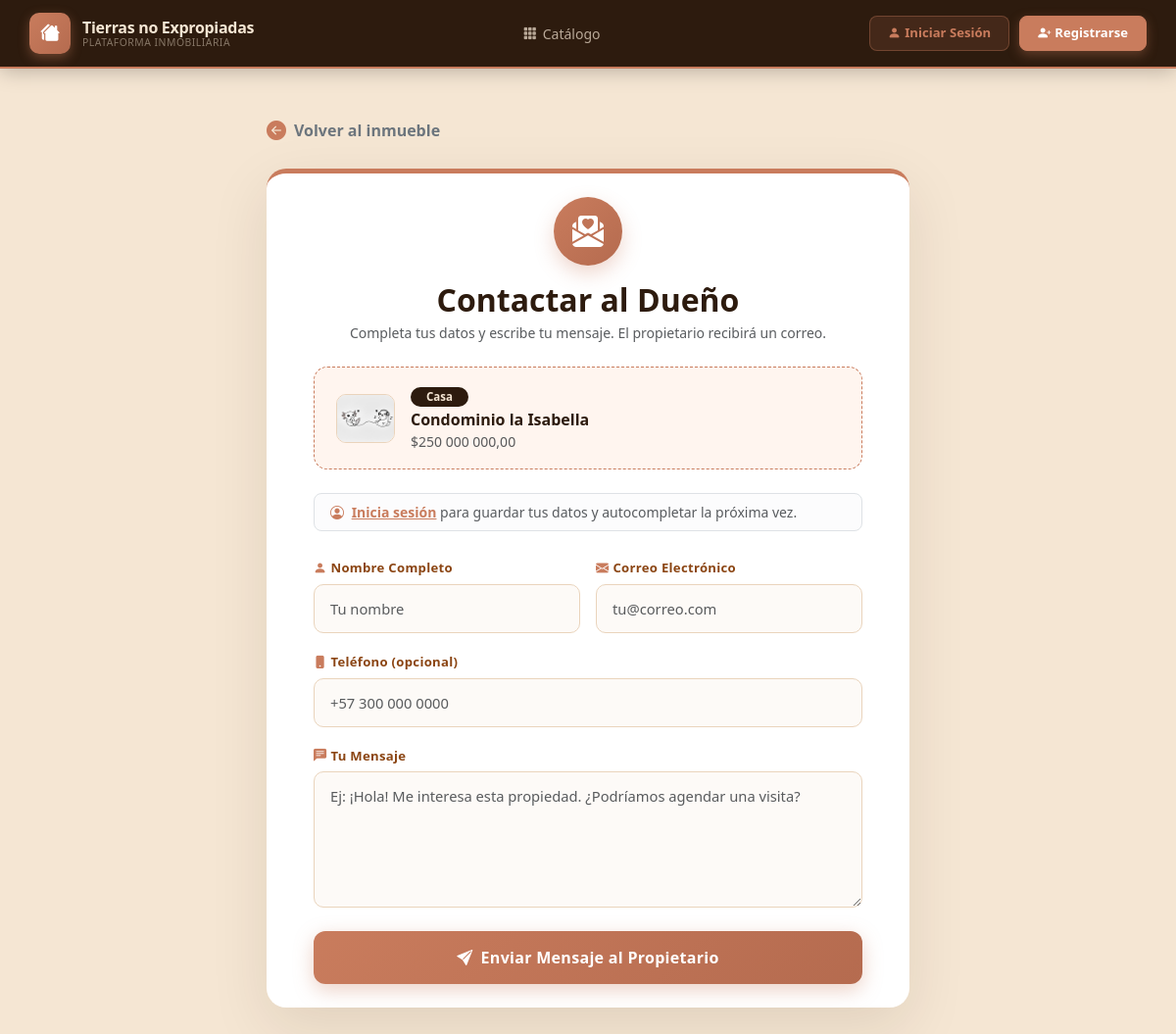
Page /api/inmuebles/contactar/2/ on the committed database.
### apps/inmuebles/models.py (models this page shows, shortened)
class Inmueble(models.Model):
    TIPOS_INMUEBLE = [
        ("apartamento", "Apartamento"),
        ("casa", "Casa"),
        ("finca", "Finca")
    ]
    tipo = models.CharField(
        max_length=20,
        choices=TIPOS_INMUEBLE
    )
    titulo = models.CharField(max_length=150)
    descripcion = models.TextField()
    tipo = models.CharField(max_length=20, choices=TIPOS_INMUEBLE)
    precio = models.DecimalField(max_digits=13, decimal_places=2)
    ciudad = models.CharField(max_length=100)
    imagen = models.ImageField(upload_to="inmuebles/", null=True, blank=True)
    estado = models.CharField(max_length=20, default="disponible")
    propietario = models.ForeignKey(
        Usuario,
        on_delete=models.CASCADE,
        related_name="inmuebles",
    )
    creado_en = models.DateTimeField(auto_now_add=True)

### apps/inmuebles/views.py (the view, shortened to what this page needs)
# urls.py: path("contactar/<int:inmueble_id>/", contactar_inmueble, name="contactar_inmueble"),
def contactar_inmueble(request, inmueble_id):
    inmueble = get_object_or_404(Inmueble, id=inmueble_id)
    datos_perfil = None
    return render(request, "inmuebles/contacto.html", {
        "inmueble": inmueble,
        "datos_perfil": datos_perfil,
    })

### apps/inmuebles/templates/inmuebles/contacto.html (shortened to what this page needs)
{% extends "base.html" %}
{% load static %}
{% load humanize %}
{% block content %}
<div class="container py-5" style="max-width: 680px;">
    <a href="{% url 'detalle_inmueble' inmueble.id %}" class="text-decoration-none fw-semibold mb-4 d-inline-flex align-items-center gap-2 text-secondary">
        <i class="bi bi-arrow-left-circle-fill fs-5" style="color:#C97C5D;"></i> Volver al inmueble
    </a>
    <div class="card border-0 contact-card">
        <div class="card-body px-4 px-md-5 py-4">
            <div class="text-center mb-4">
                <div class="mx-auto mb-3 rounded-circle d-flex align-items-center justify-content-center"
                     style="width:70px;height:70px;background:linear-gradient(135deg,#C97C5D,#b56b4f);box-shadow:0 8px 20px rgba(201,124,93,0.3);">
                    <i class="bi bi-envelope-paper-heart-fill text-white fs-2"></i>
                </div>
                <h2 class="fw-bold mb-1" style="color:#2D1B0E;">Contactar al Dueño</h2>
                <p class="text-muted small">Completa tus datos y escribe tu mensaje. El propietario recibirá un correo.</p>
            </div>
            <div class="property-tag d-flex align-items-center gap-3 mb-4">
                {% if inmueble.imagen %}
                <img src="{{ inmueble.imagen.url }}" style="width:60px;height:50px;object-fit:cover;border-radius:10px;border:1px solid #ead4bc;" alt="">
                {% else %}
                <div style="width:60px;height:50px;border-radius:10px;background:#F5E6D3;display:flex;align-items:center;justify-content:center;">
                    <i class="bi bi-house-door-fill" style="color:#C97C5D;"></i>
                </div>
                {% endif %}
                <div>
                    <span class="badge rounded-pill px-3 mb-1" style="background:#2D1B0E;color:#F5E6D3;font-size:0.72rem;">{{ inmueble.get_tipo_display|default:inmueble.tipo|title }}</span>
                    <h6 class="fw-bold mb-0" style="color:#2D1B0E;">{{ inmueble.titulo }}</h6>
                    <small class="text-muted">${{ inmueble.precio|intcomma }}</small>
                </div>
            </div>
            {% if user.is_authenticated %}
            <div class="d-flex justify-content-between align-items-center p-3 rounded-3 mb-4"
                 style="background:#fff5ef; border:1.5px solid #ead4bc;">
                <div>
                    <p class="mb-0 small fw-semibold" style="color:#8B4513;">
                        <i class="bi bi-lightning-charge-fill me-1" style="color:#C97C5D;"></i>
                        Rellena el formulario con tus datos guardados
                    </p>
                    {% if datos_perfil %}
                    <small class="text-muted">Último guardado: {{ datos_perfil.nombre }} · {{ datos_perfil.email }}</small>
                    {% else %}
                    <small class="text-muted">Primera vez: guardaremos tus datos para la próxima.</small>
                    {% endif %}
                </div>
                <button type="button" class="btn-autofill" id="btnAutofill">
                    ✨ Autocompletar
                </button>
            </div>
            {% else %}
            <div class="alert alert-light border mb-4 rounded-3 py-2 px-3 small text-muted">
                <i class="bi bi-person-circle me-1" style="color:#C97C5D;"></i>
                <a href="{% url 'login' %}?next={{ request.path }}" class="fw-bold" style="color:#C97C5D;">Inicia sesión</a> para guardar tus datos y autocompletar la próxima vez.
            </div>
            {% endif %}
            <form method="post" action="{% url 'contactar_inmueble' inmueble.id %}" id="formContacto">
                <div class="row g-3">
                    <div class="col-md-6">
                        <label class="form-label"><i class="bi bi-person-fill me-1" style="color:#C97C5D;"></i>Nombre Completo</label>
                        <input type="text" id="f-nombre" name="nombre" class="form-control" placeholder="Tu nombre" required>
                    </div>
                    <div class="col-md-6">
                        <label class="form-label"><i class="bi bi-envelope-fill me-1" style="color:#C97C5D;"></i>Correo Electrónico</label>
                        <input type="email" id="f-email" name="email_contacto" class="form-control" placeholder="tu@correo.com" required>
                    </div>
                    <div class="col-12">
                        <label class="form-label"><i class="bi bi-phone-fill me-1" style="color:#C97C5D;"></i>Teléfono (opcional)</label>
                        <input type="tel" id="f-telefono" name="telefono" class="form-control" placeholder="+57 300 000 0000">
                    </div>
                    <div class="col-12">
                        <label class="form-label"><i class="bi bi-chat-left-text-fill me-1" style="color:#C97C5D;"></i>Tu Mensaje</label>
                        <textarea id="f-mensaje" name="mensaje" class="form-control" rows="5"
                                  placeholder="Ej: ¡Hola! Me interesa esta propiedad. ¿Podríamos agendar una visita?" required></textarea>
                    </div>
                </div>
                <div class="d-grid mt-4">
                    <button type="submit" class="btn-send">
                        <i class="bi bi-send-fill me-2"></i>Enviar Mensaje al Propietario
                    </button>
                </div>
            </form>
        </div>
    </div>
</div>
{% endblock %}

### static/css/main.css (style rules this page uses)
:root { --tne-beige: #F5E6D3; --tne-terracota: #C97C5D; --tne-dark: #2D1B0E; --tne-mid: #8B4513; --tne-white: #FFFFFF; --tne-body-bg: #F0E6D6; }
* { box-sizing: border-box; }
body { margin: 0; padding: 0; font-family: 'Inter', 'Segoe UI', Arial, sans-serif; background-color: var(--tne-body-bg); color: #2D1B0E; }

### apps/inmuebles/templates/inmuebles/contacto.html (style rules this page uses)
body { background-color: #F5E6D3; }
.contact-card { border-top: 5px solid #C97C5D !important; border-radius: 20px !important; box-shadow: 0 20px 60px rgba(45,27,14,0.1) !important; }
.form-control, .form-select { padding: 13px 16px; border-radius: 10px; border: 1.5px solid #ead4bc; background: #fdfaf7; font-size: 0.92rem; transition: all 0.25s ease; }
.form-label { font-size: 0.82rem; font-weight: 600; color: #8B4513; letter-spacing: 0.3px; margin-bottom: 6px; }
.property-tag { background: #fff5ef; border: 1.5px dashed #C97C5D; border-radius: 14px; padding: 16px 22px; }
.btn-send { background: linear-gradient(135deg, #C97C5D, #b56b4f); color: white; border: none; padding: 15px; border-radius: 12px; font-size: 1rem; font-weight: 700; letter-spacing: 0.3px; transition: all 0.25s ease; box-shadow: 0 6px 20px rgba(201,124,93,0.35); }

### rows in the picture
Inmueble: imagen (picture), tipo "Casa", titulo "Condominio la Isabella", precio "250 000 000,00"
